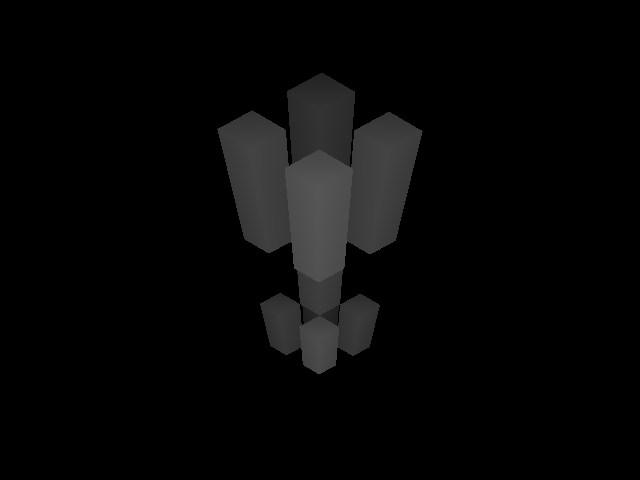
Frame 1 (no input)
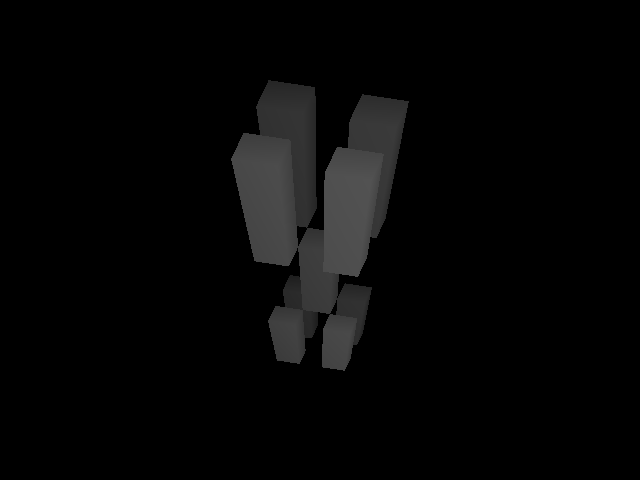
Frame 60 (the mouse pressed at the canvas centre just before this capture)
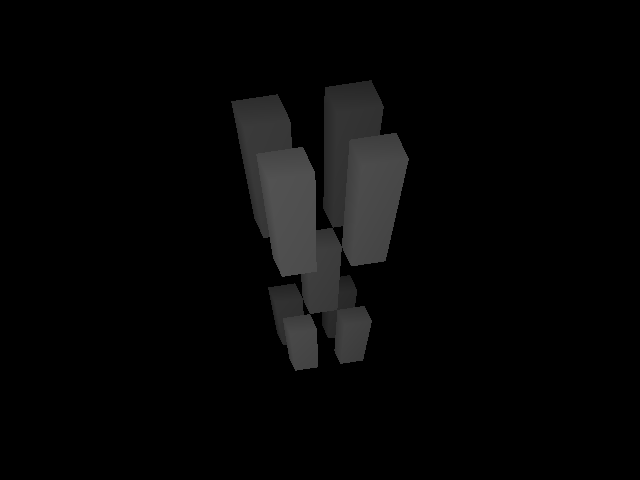
Frame 120 (the mouse held since frame 60 and released just before this capture)

The Processing sketch that drew these frames (run headless with seeded random() and noise(); from frame 60 on, the mouse is pressed at the canvas centre):

// Processing sketch: DustyFirecracker
// ── DustyFirecracker.pde
import java.util.List;

// Make a canvas
PImage canvas = createImage( 640, 480, RGB );

// Make a camera
PVector eye = new PVector( -10, -10, 4 );
PVector center = new PVector( 0.0, 0.0, 0.5 );
PVector up = new PVector( 0, 0, 1 );
  
Camera cam = new Camera( 640.0 / 480, 1.0, 0.25 );

// Set up scene
List<Intersectable> scene = new ArrayList<Intersectable>( );

void setup( ) {
  
  // Do'h
  size( 640, 480 );
  
  // Set up scene
  scene.add( new AABB( new PVector( 0, 0, 0 ), 1 ) );
  
  scene.add( new AABB( new PVector( -1, -1, -1 ), 1 ) );
  scene.add( new AABB( new PVector( -1, -1, 1 ), 1 ) );
  scene.add( new AABB( new PVector( -1, 1, -1 ), 1 ) );
  scene.add( new AABB( new PVector( -1, 1, 1 ), 1 ) );
  scene.add( new AABB( new PVector( 1, -1, -1 ), 1 ) );
  scene.add( new AABB( new PVector( 1, -1, 1 ), 1 ) );
  scene.add( new AABB( new PVector( 1, 1, -1 ), 1 ) );
  scene.add( new AABB( new PVector( 1, 1, 1 ), 1 ) );
  
}

void draw( ) {
  
  PVector camLoc = new PVector( eye.x, eye.y );
  camLoc.rotate( PI / 180.0 );
  eye.set( camLoc.x, camLoc.y, eye.z );
  
  // Move camera
  cam.lookAt( eye, center, up );
  
  // Run the cast!
  cam.cast( canvas, scene );
  
  // Output the image
  image( canvas, 0, 0, pixelWidth, pixelHeight );
  
}

// ── AABB.pde
class AABB implements Intersectable {
  
  private PVector min;
  private PVector max;
  
  public AABB( PVector min, PVector max ) {
    
    this.min = min.copy( );
    this.max = max.copy( );
    
  }
  
  public AABB( PVector o, float size ) {
    
    size /= 2;
    
    this.min = new PVector( o.x - size, o.y - size, o.z - size );
    this.max = new PVector( o.x + size, o.y + size, o.z + size );
    
  }
  
  public float intersect( Ray r ) {
    
    // Check xy collision
    float x1, x2;
    if( r.d.x > 0 ) {
      x1 = ( this.min.x - r.o.x ) / r.d.x;
      x2 = ( this.max.x - r.o.x ) / r.d.x;
    } else {
      x1 = ( this.max.x - r.o.x ) / r.d.x;
      x2 = ( this.min.x - r.o.x ) / r.d.x;
    }
    
    float y1, y2;
    if( r.d.y > 0 ) {
      y1 = ( this.min.y - r.o.y ) / r.d.y;
      y2 = ( this.max.y - r.o.y ) / r.d.y;
    } else {
      y1 = ( this.max.y - r.o.y ) / r.d.y;
      y2 = ( this.min.y - r.o.y ) / r.d.y;
    }
    
    // Early bail, missed collision on xy plane
    if( x1 > y2 || y1 > x2 )
      return Float.POSITIVE_INFINITY;
      
    // We have collision, set up for z check
    float t1 = max( x1, y1 );
    float t2 = min( x2, y2 );
    
    float z1, z2;
    if( r.d.z > 0 ) {
      z1 = ( this.min.z - r.o.z ) / r.d.z;
      z2 = ( this.max.z - r.o.z ) / r.d.z;
    } else {
      z1 = ( this.max.z - r.o.z ) / r.d.z;
      z2 = ( this.min.z - r.o.z ) / r.d.z;
    }
    
    // Check for bail on z check
    if( t1 > z2 || z1 > t2 )
      return Float.POSITIVE_INFINITY;
      
    // We have a collision!
    return max( t1, z1 );
    
  }
  
}
// ── Camera.pde
class Camera {
  
  private PVector eye;
  private PVector look;
  private PVector up;
  private PVector right;
  
  private float ar = 1.0;
  private float eyeOff = 1.0;
  private float persp = 0.0;
  
  public Camera( ) { }
  
  public Camera( float ar, float eyeOff, float persp ) {
    
    this.ar = ar;
    this.eyeOff = eyeOff;
    this.persp = persp;
    
  }
  
  public void lookAt( PVector eye, PVector center, PVector up ) {
    
    this.eye = eye.copy( );       // Eye is unchanged for now
    
    this.look = center.copy( );
    this.look.sub( this.eye );    // Make look a vector
    this.look.setMag( this.eyeOff );
                                  // Normalize look vector
    
    this.up = up.copy( );         // May not be in camera space
    this.right = this.up.cross( this.look );
                                  // This is now left x)
    this.right.mult( - 1.0 / this.ar / this.right.mag( ) );
                                  // Flip and normalize to get the right vector

    this.up = this.right.cross( this.up );
                                  // Remake up in camera space
    this.up.normalize( );         // Normalize up
    
    // Move eye back to correct perspective
    PVector tLook = this.look.copy( );
    tLook.mult( this.eyeOff );
    this.eye.sub( tLook );
    
  }
  
  private color zGrad( float d ) {
    
    final float dMin = 0.0;
    final float dMax = 20.0;
    
    if( Float.isInfinite( d ) )
      return color( 0 );
    else
      //return color( 255 );
      return color( 255 * ( 1.0 - ( d - dMin ) / ( dMax - dMin ) ) );
    
  }
  
  // For now do a basic z-buffer render
  public void cast( PImage canvas, List<Intersectable> scene ) {
    
    canvas.loadPixels( );
    
    // For each pixel
    for( int ydx = 0; ydx < canvas.height; ++ydx ) {
      
      float scY = ( ydx ) / ( canvas.height - 1.0 ) * 2.0 - 1.0;
      PVector camY = this.up.copy( );
      camY.mult( scY );
      
      for( int xdx = 0; xdx < canvas.width; ++xdx ) {
      
        float scX = ( xdx ) / ( canvas.width - 1.0 ) * 2.0 - 1.0;
        PVector camX = this.right.copy( );
        camX.mult( scX );
        
        PVector pixDir = this.eye.copy( );
        pixDir.add( look );
        pixDir.add( camY );
        pixDir.add( camX );
        
        PVector pixEye = camY.copy( );
        pixEye.add( camX );
        pixEye.mult( this.persp );
        pixEye.add( this.eye );
        
        pixDir.sub( pixEye );
        pixDir.normalize( );
        
        float minDist = Float.POSITIVE_INFINITY;
        
        for( Intersectable i : scene ) {
          
          float d = i.intersect( new Ray( pixEye, pixDir ) );
          if( d < minDist )
            minDist = d;
          
        }
        
        canvas.pixels[ ydx * canvas.width + xdx ] = this.zGrad( minDist );
      
      }
      
    }
    
    canvas.updatePixels( );
    
  }
  
}
// ── Intersectable.pde
interface Intersectable {
  
  public float intersect( Ray r );
  
}
// ── Octree.pde
class Octree implements Intersectable {
  
  private PVector min;
  private PVector max;
  
  public Octree( PVector o, float size ) {
    
    size /= 2;
    
    this.min = new PVector( o.x - size, o.y - size, o.z - size );
    this.max = new PVector( o.x + size, o.y + size, o.z + size );
    
  }
  
  public float intersect( Ray r ) {
    
    // Check xy collision
    float x1, x2;
    if( r.d.x > 0 ) {
      x1 = ( this.min.x - r.o.x ) / r.d.x;
      x2 = ( this.max.x - r.o.x ) / r.d.x;
    } else {
      x1 = ( this.max.x - r.o.x ) / r.d.x;
      x2 = ( this.min.x - r.o.x ) / r.d.x;
    }
    
    float y1, y2;
    if( r.d.y > 0 ) {
      y1 = ( this.min.y - r.o.y ) / r.d.y;
      y2 = ( this.max.y - r.o.y ) / r.d.y;
    } else {
      y1 = ( this.max.y - r.o.y ) / r.d.y;
      y2 = ( this.min.y - r.o.y ) / r.d.y;
    }
    
    // Early bail, missed collision on xy plane
    if( x1 > y2 || y1 > x2 )
      return Float.POSITIVE_INFINITY;
      
    // We have collision, set up for z check
    float t1 = max( x1, y1 );
    float t2 = min( x2, y2 );
    
    float z1, z2;
    if( r.d.z > 0 ) {
      z1 = ( this.min.z - r.o.z ) / r.d.z;
      z2 = ( this.max.z - r.o.z ) / r.d.z;
    } else {
      z1 = ( this.max.z - r.o.z ) / r.d.z;
      z2 = ( this.min.z - r.o.z ) / r.d.z;
    }
    
    // Check for bail on z check
    if( t1 > z2 || z1 > t2 )
      return Float.POSITIVE_INFINITY;
      
    // We have a collision!
    return max( t1, z1 );
    
  }
  
}

// ── Ray.pde
class Ray {
  
  public PVector o;
  public PVector d;
  
  public Ray( PVector o, PVector d ) {
    
    this.o = o.copy( );
    this.d = d.copy( );
    
  }
  
}
// ── RecursiveOctree.pde
class RecursiveOctree implements Intersectable {
  
  private PVector min;
  private PVector max;
  
  public RecursiveOctree( PVector o, float size ) {
    
    size /= 2;
    
    this.min = new PVector( o.x - size, o.y - size, o.z - size );
    this.max = new PVector( o.x + size, o.y + size, o.z + size );
    
  }
  
  public float intersect( Ray r ) {
    
    // Check xy collision
    float x1, x2;
    if( r.d.x > 0 ) {
      x1 = ( this.min.x - r.o.x ) / r.d.x;
      x2 = ( this.max.x - r.o.x ) / r.d.x;
    } else {
      x1 = ( this.max.x - r.o.x ) / r.d.x;
      x2 = ( this.min.x - r.o.x ) / r.d.x;
    }
    
    float y1, y2;
    if( r.d.y > 0 ) {
      y1 = ( this.min.y - r.o.y ) / r.d.y;
      y2 = ( this.max.y - r.o.y ) / r.d.y;
    } else {
      y1 = ( this.max.y - r.o.y ) / r.d.y;
      y2 = ( this.min.y - r.o.y ) / r.d.y;
    }
    
    // Early bail, missed collision on xy plane
    if( x1 > y2 || y1 > x2 )
      return Float.POSITIVE_INFINITY;
      
    // We have collision, set up for z check
    float t1 = max( x1, y1 );
    float t2 = min( x2, y2 );
    
    float z1, z2;
    if( r.d.z > 0 ) {
      z1 = ( this.min.z - r.o.z ) / r.d.z;
      z2 = ( this.max.z - r.o.z ) / r.d.z;
    } else {
      z1 = ( this.max.z - r.o.z ) / r.d.z;
      z2 = ( this.min.z - r.o.z ) / r.d.z;
    }
    
    // Check for bail on z check
    if( t1 > z2 || z1 > t2 )
      return Float.POSITIVE_INFINITY;
      
    // We have a collision!
    return max( t1, z1 );
    
  }
  
}
